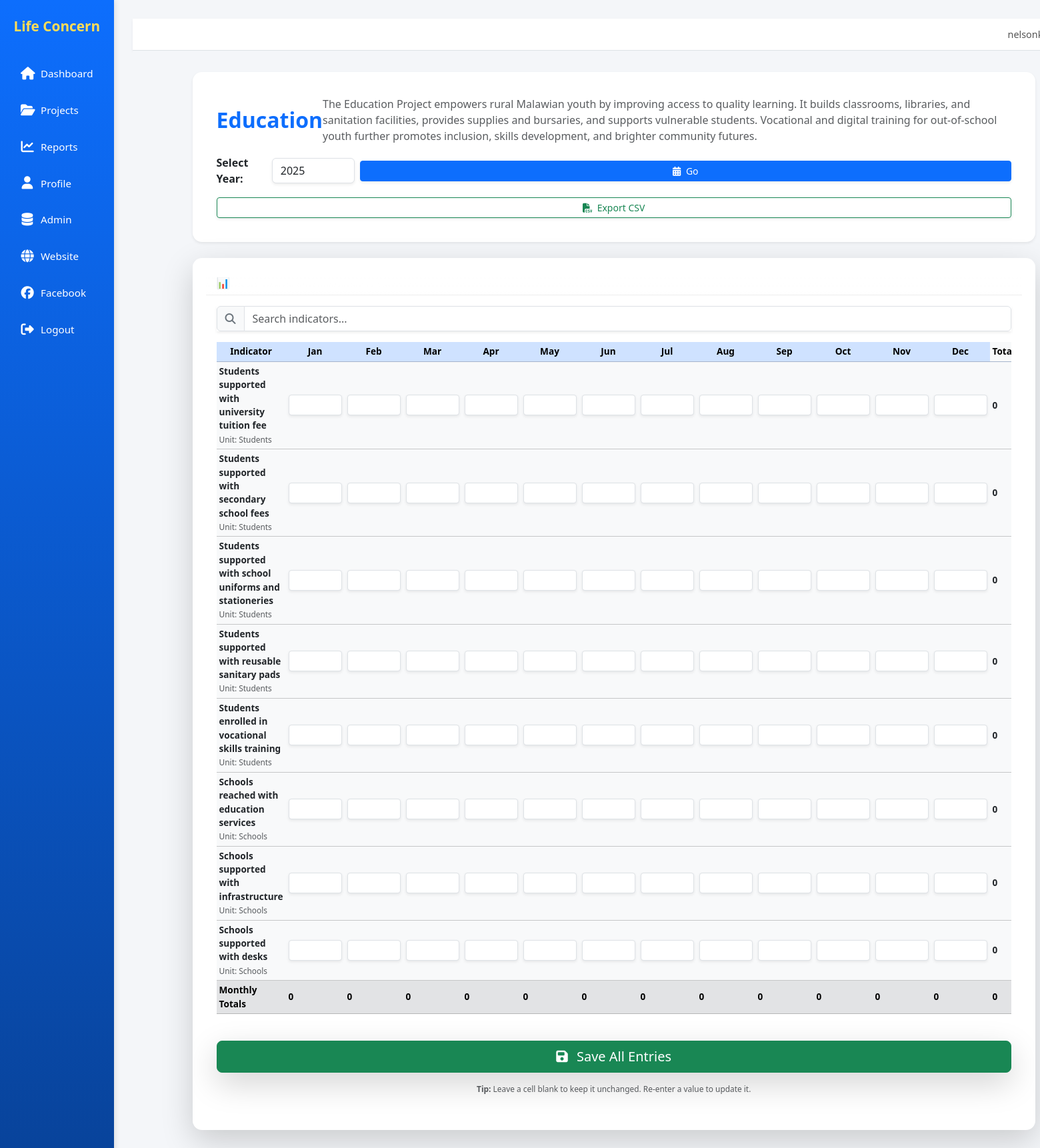
Page /projects/1/kpis/ (signed in) on the committed database.
### core/models.py (models this page shows, shortened)
class Project(models.Model):
    name = models.CharField(max_length=200, unique=True)
    description = models.TextField(blank=True)
    start_year = models.IntegerField(null=True, blank=True)
    end_year = models.IntegerField(null=True, blank=True)
    active = models.BooleanField(default=True)

class Indicator(models.Model):
    project = models.ForeignKey(Project, on_delete=models.CASCADE, related_name='indicators')
    name = models.CharField(max_length=200)
    unit = models.CharField(max_length=50, default='count')
    target = models.DecimalField(max_digits=12, decimal_places=2, null=True, blank=True)
    is_kpi = models.BooleanField(default=False)  # Field for KPI indicators
    current_value = models.DecimalField(max_digits=12, decimal_places=2, default=0)
    progress = models.DecimalField(max_digits=5, decimal_places=2, default=0)  # % progress
    class Meta:
        unique_together = ('project', 'name')

### core/views.py (the view, shortened to what this page needs)
# urls.py: path('projects/<int:pk>/kpis/', views.project_kpis, name='project_kpis'),
@login_required
def project_kpis(request, pk):
    project = get_object_or_404(Project, pk=pk)
    indicators = Indicator.objects.filter(project=project)
    months = list(range(1, 13))
    year = int(request.GET.get("year", request.POST.get("year", datetime.datetime.now().year)))
    grid = defaultdict(dict)
    totals = {}           # ✅ Row totals per indicator
    monthly_totals = {}   # ✅ Column totals across indicators
    grand_total = 0       # ✅ Bottom-right grand total
    for ind in indicators:
        row_total = 0
        for month in months:
            entry = MonthlyEntry.objects.filter(indicator=ind, year=year, month=month).first()
            val = entry.value if entry else 0
            grid[ind.id][month] = val if val != 0 else None
            row_total += val
        totals[ind.id] = row_total
        grand_total += row_total
    for month in months:
        monthly_totals[month] = sum(grid[ind.id].get(month, 0) or 0 for ind in indicators)
    return render(request, "core/project_kpis.html", {
        "project": project,
        "indicators": indicators,
        "months": months,
        "year": year,
        "grid": grid,
        "totals": totals,              # 👈 Row totals
        "monthly_totals": monthly_totals,  # 👈 Column totals
        "grand_total": grand_total,    # 👈 Grand total
    })

### core/templatetags/custom_tags.py (called while the page is built)
@register.filter
def get_month_name(month_number):
    try:
        return calendar.month_name[int(month_number)]
    except (ValueError, TypeError, IndexError):
        return ""

### core/templatetags/dict_extras.py (called while the page is built)
@register.filter
def get_item(dictionary, key):
    if dictionary is None:
        return ''
    try:
        return dictionary.get(key, '')
    except Exception:
        return ''

### core/templates/core/project_kpis.html (shortened to what this page needs)
{% extends 'core/base.html' %}
{% load dict_extras %}
{% load custom_tags %}
{% block content %}
<div class="container-fluid" style="max-width: 95%;">
  <div class="card shadow-sm mb-4 border-0">
    <div class="card-body">
      <div class="d-flex justify-content-between align-items-center">
        <h2 class="fw-bold text-primary mb-0">{{ project.name }}</h2>
        <p class="text-muted mb-0">{{ project.description|default:"No description provided." }}</p>
      </div>
      <form method="get" class="mt-3 d-flex align-items-center">
        <label class="me-2 fw-semibold">Select Year:</label>
        <input type="number" name="year" value="{{ year }}" min="2000" max="2100"
               class="form-control w-auto me-2 shadow-sm">
        <button class="btn btn-sm btn-primary shadow-sm" type="submit">
          <i class="fas fa-calendar-alt me-1"></i> Go
        </button>
      </form>
      <div class="mt-3">
        <a href="{% url 'export_project_kpis' project.id %}?year={{ year }}"
           class="btn btn-outline-success btn-sm shadow-sm">
          <i class="fas fa-file-csv me-1"></i> Export CSV
        </a>
      </div>
    </div>
  </div>
  <form method="post" action="{% url 'project_kpis' project.id %}">
    <div class="card shadow-lg border-0">
      <div class="card-header bg-gradient text-white"
           style="background: linear-gradient(90deg, #0d6efd, #0a58ca);">
        <h3 class="fw-bold mb-0" style="font-size: 1rem;">
          📊 Monthly KPI Entry Grid ({{ year }})
        </h3>
      </div>
      <div class="card-body" style="font-size: 0.85rem;">
        <div class="input-group mb-3 shadow-sm">
          <span class="input-group-text bg-light">
            <i class="fas fa-search text-secondary"></i>
          </span>
          <input
            type="text"
            id="searchInput"
            class="form-control"
            placeholder="Search indicators..."
            onkeyup="filterTable()">
        </div>
        <div class="table-responsive">
          <table class="table table-sm table-hover align-middle text-center w-100" id="kpiTable">
            <thead class="table-primary">
              <tr>
                <th style="width: 18%">Indicator</th>
                {% for m in months %}
                  <th>{{ m|get_month_name|slice:":3" }}</th>
                {% endfor %}
                <th class="bg-light">Total</th>
              </tr>
            </thead>
            <tbody>
            {% for ind in indicators %}
              <tr class="table-light">
                <td class="text-start">
                  <strong class="text-dark">{{ ind.name }}</strong><br>
                  <small class="text-muted">Unit: {{ ind.unit }}</small>
                </td>
                {% for m in months %}
                  {% with val=grid|get_item:ind.id|get_item:m %}
                  <td>
                    <input type="number" step="0.01" min="0"
                           name="val_{{ ind.id }}_{{ m }}"
                           value="{{ val|default:'' }}"
                           class="form-control form-control-sm text-end shadow-sm
                                  {% if val %}bg-success-subtle{% endif %}"
                           style="max-width: 80px;">
                  </td>
                  {% endwith %}
                {% endfor %}
                <td class="fw-bold text-dark bg-light">
                  {{ totals|get_item:ind.id|default:"0" }}
                </td>
              </tr>
            {% empty %}
              <tr>
                <td colspan="{{ months|length|add:3 }}" class="text-center py-3">
                  <em class="text-muted">No KPIs available for this project.</em>
                </td>
              </tr>
            {% endfor %}
            {% if indicators %}
            <tr class="table-secondary fw-bold">
              <td class="text-start">Monthly Totals</td>
              {% for m in months %}
                <td>{{ monthly_totals|get_item:m|default:"0" }}</td>
              {% endfor %}
              <td>{{ grand_total }}</td>
            </tr>
            {% endif %}
            </tbody>
          </table>
        </div>
        <div class="mt-4 text-center">
          <button class="btn btn-lg btn-success px-5 shadow-lg" type="submit">
            <i class="fas fa-save me-2"></i> Save All Entries
          </button>
        </div>
        <p class="text-muted small mt-3 text-center">
          <strong>Tip:</strong> Leave a cell blank to keep it unchanged. Re-enter a value to update it.
        </p>
      </div>
    </div>
  </form>
</div>
{% endblock %}

### core/templates/core/base.html (shortened to what this page needs)
<!doctype html>
<html lang="en">
<head>
  {% load static %}
  <link rel="stylesheet" href="{% static 'styles.css' %}">
  <link href="https://cdn.jsdelivr.net/npm/bootstrap@5.3.3/dist/css/bootstrap.min.css" rel="stylesheet">
  <link rel="stylesheet" href="https://cdnjs.cloudflare.com/ajax/libs/font-awesome/6.5.0/css/all.min.css">
</head>
<body>
  <div class="layout">
    {% if request.resolver_match.url_name != "login" %}
      <aside class="sidebar">
        <div class="brand">Life Concern</div>
        <nav class="nav">
          <a href="{% url 'dashboard' %}" class="{% if request.resolver_match.url_name == 'dashboard' %}active{% endif %}">
            <i class="fas fa-home"></i> Dashboard
          </a>
          <a href="{% url 'projects' %}" class="{% if request.resolver_match.url_name == 'projects' %}active{% endif %}">
            <i class="fas fa-folder-open"></i> Projects
          </a>
          <a href="{% url 'reports' %}" class="{% if request.resolver_match.url_name == 'reports' %}active{% endif %}">
            <i class="fas fa-chart-line"></i> Reports
          </a>
          <a href="{% url 'profile' %}" class="{% if request.resolver_match.url_name == 'profile' %}active{% endif %}">
            <i class="fas fa-user"></i> Profile
          </a>
          <a href="{% url 'admin:index' %}" target="_blank">
            <i class="fas fa-database"></i> Admin
          </a>
          <a href="https://www.licomw.org" target="_blank">
            <i class="fas fa-globe"></i> Website
          </a>
          <a href="https:web.facebook.com/LifeConcernMalawi" target="_blank">
            <i class="fab fa-facebook"></i> Facebook
          </a>
          <form method="post" action="{% url 'logout' %}">
            <button type="submit">
              <i class="fas fa-sign-out-alt"></i> Logout
            </button>
          </form>
        </nav>
      </aside>
    {% endif %}
    <div class="content">
      {% if request.resolver_match.url_name != "login" %}
        <div class="topbar">
          <div class="user-info">
            {{ request.user.username }}
          </div>
        </div>
      {% endif %}
      <main class="page-body">
        <div class="container-fluid">
          {% block content %}{% endblock %}
        </div>
      </main>
    </div>
  </div>
</body>
</html>

### static/styles.css (style rules this page uses)
body { margin:0; font-family: Arial, Helvetica, sans-serif; background:#f4f9ff; }
a { color:#0a5bd3; text-decoration:none; }
.btn { width:100%; padding:12px; background:#0073e6; color:#fff; border:0; border-radius:8px; cursor:pointer; font-weight:bold; }
.layout { display:grid; grid-template-columns: 260px 1fr; min-height:100vh; }
.sidebar { background:#0073e6; color:#fff; padding: 24px 16px; display:flex; flex-direction:column; }
.brand { color:#ffdd57; font-weight: bold; font-size: 20px; text-align:center; margin-bottom: 20px; }
.nav a { display:block; color:#fff; padding:10px 12px; border-radius:8px; margin-bottom:8px; }
.content { padding: 28px; }
.card { background:#fff; border-radius:12px; padding: 20px; box-shadow: 0 6px 18px rgba(0,0,0,.06); margin-bottom:20px; overflow:auto; }
table { width:100%; border-collapse: collapse; min-width:880px; }
th, td { padding:10px; border-bottom:1px solid #eee; text-align:left; }
th { background:#f0f7ff; position:sticky; top:0; }
input[type=number] { width:110px; }

### core/templates/core/base.html (style rules this page uses)
body { font-family: "Segoe UI", sans-serif; background-color: #f4f6f9; }
.layout { display: flex; min-height: 100vh; }
.sidebar { width: 200px; background: linear-gradient(180deg, #0d6efd, #084298); color: #fff; display: flex; flex-direction: column; align-items: center; padding: 1.5rem 1rem; box-shadow: 2px 0 8px rgba(0,0,0,0.1); }
.sidebar .brand { font-size: 1.3rem; font-weight: bold; margin-bottom: 2rem; text-align: center; }
.sidebar .nav { display: flex; flex-direction: column; align-items: stretch; width: 100%; }
.sidebar .nav a, .sidebar .nav form button { display: flex; flex-direction: row; align-items: center; justify-content: flex-start; gap: 10px; padding: 12px 15px; color: #fff; text-decoration: none; border-radius: 8px; margin-bottom: 8px; font-size: 0.95rem; transition: background 0.3s ease, transform 0.1s ease; }
.sidebar .nav a i, .sidebar .nav button i { font-size: 1.2rem; width: 20px; text-align: center; }
.sidebar .nav button { background: none; border: none; color: #fff; cursor: pointer; width: 100%; text-align: left; }
.content { flex: 1; display: flex; flex-direction: column; }
.topbar { background: #fff; padding: 0.8rem 1.5rem; display: flex; align-items: center; justify-content: space-between; border-bottom: 1px solid #dee2e6; box-shadow: 0 2px 4px rgba(0,0,0,0.05); }
.topbar .user-info { font-size: 0.9rem; color: #555; }
.page-body { flex: 1; padding: 2rem; background: #f4f6f9; }
.card { border-radius: 14px; box-shadow: 0 3px 8px rgba(0,0,0,0.08); background: #fff; margin-bottom: 1.5rem; border: none; }
.card-header { font-weight: 600; font-size: 1rem; background: transparent; border-bottom: 1px solid #eee; }

### rows in the picture
Project: name "Education", description "The Education Project empowers rural Malawian youth by improving access to quality learning. It builds classrooms, libraries, and sanitation facilities, provides supplies and bursaries, and supports vulnerable students. Vocational and digital training for out-of-school youth further promotes inclusion, skills development, and brighter community futures."
Indicator: name "Students supported with university tuition fee", unit "Students", id "0"
Indicator: name "Students supported with secondary school fees", unit "Students", id "0"
Indicator: name "Students supported with school uniforms and stationeries", unit "Students", id "0"
Indicator: name "Students supported with reusable sanitary pads", unit "Students", id "0"
Indicator: name "Students enrolled in vocational skills training", unit "Students", id "0"
Indicator: name "Schools reached with education services", unit "Schools", id "0"
Indicator: name "Schools supported with infrastructure", unit "Schools", id "0"
Indicator: name "Schools supported with desks", unit "Schools", id "0"

### other values in the picture
{{ m|get_month_name|slice:":3" }} "Jan" "Feb" "Mar" "Apr" "May" "Jun" "Jul" "Aug" "Sep" "Oct" "Nov" "Dec"
{{ monthly_totals|get_item:m|default:"0" }} "0" "0" "0" "0" "0" "0" "0" "0" "0" "0" "0" "0"
{{ grand_total }} "0"
